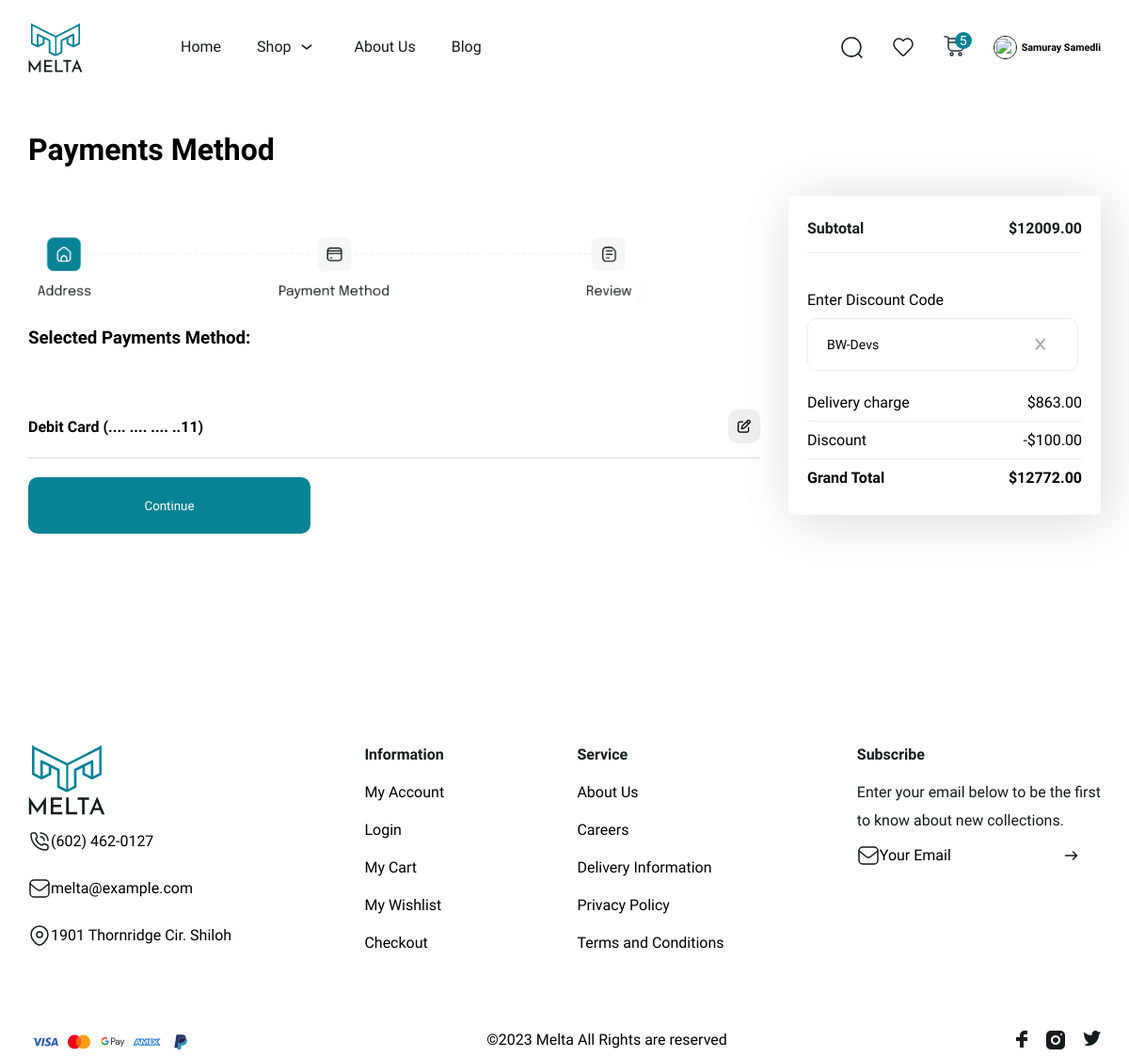
The page /payments/ (signed in) on the database as committed earlier.
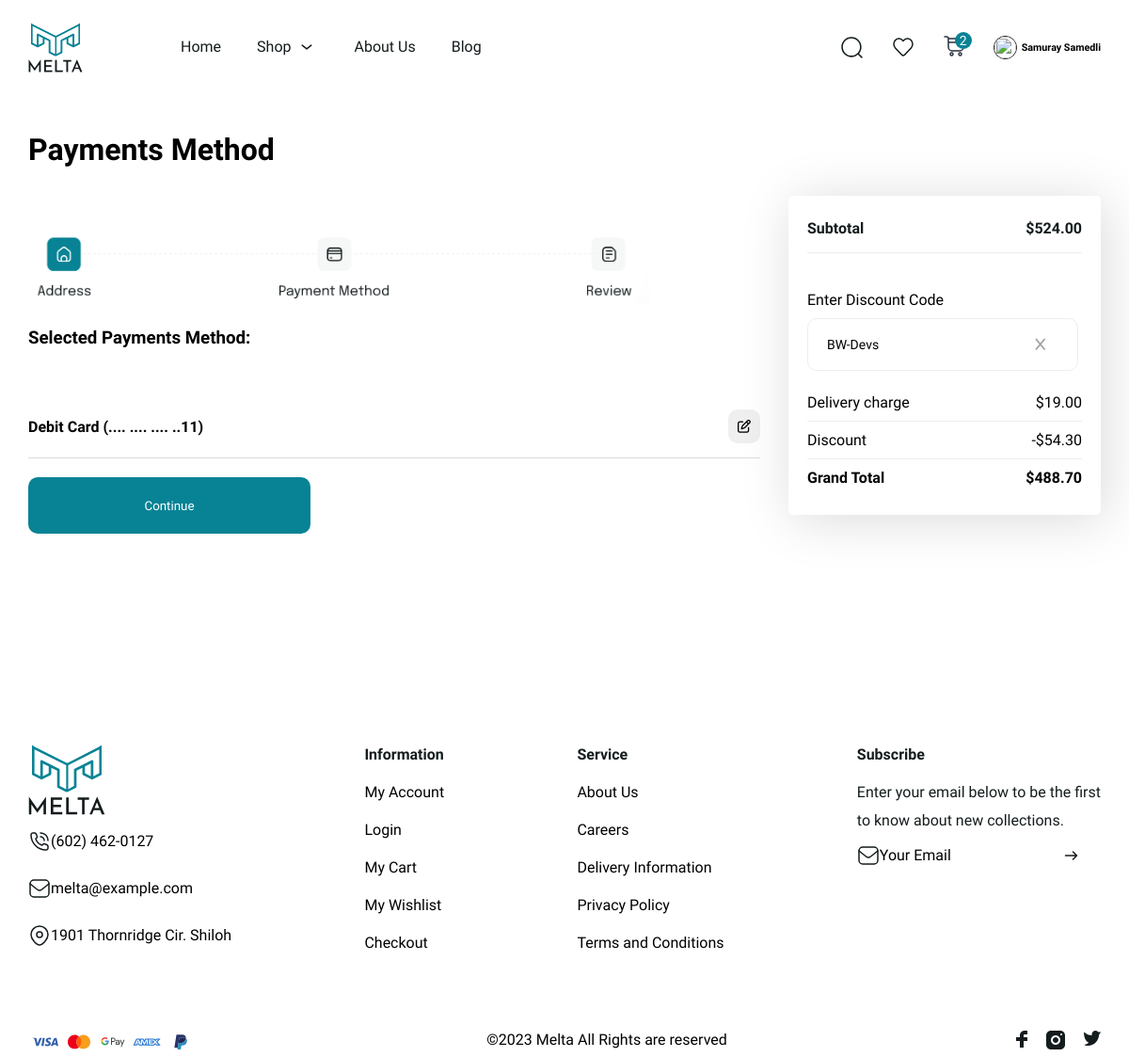
The same page on the database as committed later.
### home/models.py (models this page shows, shortened)
class UserOrderSummary(models.Model):
    user = models.OneToOneField(User,on_delete=models.CASCADE)
    discounts= models.ForeignKey(Discounts,null=True,db_constraint=False,on_delete=models.CASCADE,blank=True )
    discount_value= models.DecimalField(max_digits=10,decimal_places=2,default=0)
    subtotal= models.DecimalField(max_digits=10,decimal_places=2,default=0)
    payments = models.ForeignKey(Payments , null=True, blank=True,on_delete=models.CASCADE)
    address = models.ForeignKey(UserAddress, on_delete=models.SET_NULL, null=True, blank=True)
    total_delivery_cost= models.DecimalField(max_digits=10,decimal_places=2,default=0)
    grand_total= models.DecimalField(max_digits=10,decimal_places=2,default=0)

class Payments(models.Model):
    user = models.ForeignKey(User, on_delete=models.CASCADE)
    name = models.CharField(max_length=40,null=True,blank=True)
    payment_method = models.CharField(max_length=3, choices=PaymentMethod.choices)
    amount = models.DecimalField(max_digits=10, decimal_places=2,blank=True,null=True)
    transaction_id = models.CharField(max_length=100, blank=True, null=True)
    cvv = models.IntegerField(null=True,blank=True,validators=[MinValueValidator(100), MaxValueValidator(999)])
    payment_date = models.DateTimeField(auto_now_add=True)
    updated_at = models.DateTimeField(auto_now=True)
    class Meta:
        verbose_name = "Payment"
        verbose_name_plural = "Payments"

class Discounts(models.Model):
    code = models.CharField(max_length=50,unique=True)
    discount_type = models.CharField(max_length=50,choices=[('percentage', 'Percentage'), ('fixed', 'Fixed Amount')])
    discount_amount = models.DecimalField(max_digits=5, decimal_places=2)
    max_discount_amount = models.DecimalField(max_digits=5,decimal_places=2)
    is_active = models.BooleanField(default=True)
    def __str__(self):
        return self.code

### home/views.py (the view)
# urls.py: path('payments/',payments_view, name='payments'),
def payments_view(request):
    order = Order.objects.filter(customers=request.user, status=False)
    order_count = order.count()
    user_order_summary = UserOrderSummary.objects.get(user=request.user)
    address = UserAddress.objects.filter(user=request.user)
    context={'address':address,'user_order_summary':user_order_summary,'update_address': update_address,'order':order,'order_count':order_count}
    return render(request, 'payment.html',context)

### home/models.py (called while the page is built)
    def get_main_image(self):
        first_image = self.images.first()
        return first_image.images.url if first_image else None

### templates/payment.html (shortened to what this page needs)
{% extends "base.html" %}
{% block body %}
<div class="payments">
    <h1>Payments Method</h1>
      <div class="payments_body">
            <div class="payments_about">
              <div class="shipping_icon">
                    <img src="/media/navbar-footer_img/shipping_icon.png" alt="png" />
              </div>
              {% if user_order_summary.payments %}
              <h3 >Selected Payments Method:</h3>
              {% else %}
              <h3>Select Your payment method</h3>
              {% endif %}
              <div class="payment_select" >
            {% if user_order_summary.payments and not upd_card %}
            <div class="payment_info">
              <h4 >Debit Card (.... .... .... ..{{user_order_summary.payments.transaction_id|slice:'-2:'}})</h4>
              <a href="{% url 'update-card' user_order_summary.payments.id %}">
                <button class="payment_card_edit">
                  <i class="fa-regular fa-pen-to-square"></i>
                </button>
              </a>
            </div>
            {% endif %}
              <a href="{% url 'order-summary' %}">
                 <button type="button" style="height: 60px;width:300px;margin-top:10px"  class="pro_btn">Continue</button>
              </a>
            </div>
        </div>
      <div class="checkout_right">
        <div class="subtotal">
          <h4>Subtotal</h4>
          <h4>${{ user_order_summary.subtotal|floatformat:2}}</h4>
        </div>
        <div class="">
          <span style="text-align:left;">Enter Discount Code</span>
          <div class="coupon">
            {% if user_order_summary.discounts%}
            <div class="add_coupon_input">
              <div class="add_coupon_code">{{user_order_summary.discounts}}</div>
                <a href="{% url 'delete-discount'%}"><i class="fa-solid fa-x" style="color: #a3a3a3;">
                  </i>
                </a>
              </div>
            {% else %}
              <form class="coupon_input" method="post" action="{% url 'apply-discount' %}">
                {% csrf_token %}
                <input required type="text" id="coupon-code" value="" name="discount_code" placeholder="Enter discount code"/>
                <button type="submit" id="apply-coupon">Apply</button>
              </form>
            {% endif %}
      </div>
      <div class="delivery">
        <div>Delivery charge</div>
        <div>
          ${{user_order_summary.total_delivery_cost|floatformat:2}}
        </div>
      </div>
      <div class="delivery">
        {% if user_order_summary.discount_value > 0 %}
        <div>Discount</div>
        <div>-${{user_order_summary.discount_value}}</div>
        {% endif %}
      </div>
        <div class="total">
          <h4>Grand Total</h4>
          <h4 >${{user_order_summary.grand_total|floatformat:2}}</h4>
        </div>
      </div>
        </div>
      </div>
      </div>
</div>
{% endblock body %}

### templates/base.html (shortened to what the changed rows need)
{% load static %}
<!DOCTYPE html>
<html lang="en">
<head>
    <link rel="stylesheet" href="https://cdnjs.cloudflare.com/ajax/libs/font-awesome/6.5.1/css/all.min.css" />
    <link rel="stylesheet" href="{% static 'product.css'%}">
    <link rel="stylesheet" href="{%static 'style.css'%}">
</head>
<body>
    <div class="container">
        <div class="navbar">
          <div class="nav_login">
            <ul class="header_icon">
              <li>
                <button id="shop_btn" onclick="card_view()" class="icon_button">
                  <img src="/media/navbar-footer_img/shopbuy_icon.svg" alt="" />
                  <span id="shopcount">{{order_count}}</span>
                </button>
              </li>
            </ul>
          </div>
        </div>
    </div>
    <div class="container">
      <div id='container_body' class="container_body">
    {% block body %}
    {% endblock body %}
     </div>
</body>
</html>

Rows that differ between the two databases and show on the page:
changed UserOrderSummary "BW-Devs": subtotal "12009.00" → "524.00"; total_delivery_cost "863.00" → "19.00"; discount_value "100.00" → "54.30"; grand_total "12772.00" → "488.70"
Other text that changed with them:
{{ order_count }}: "5" → "2"
